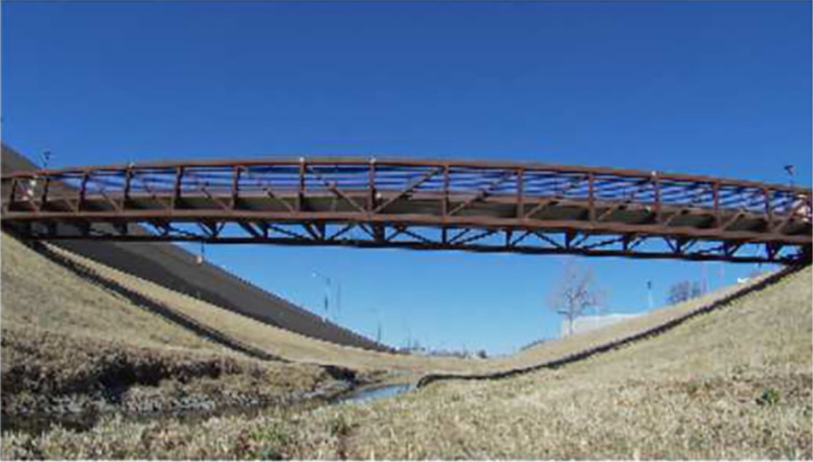
#> input picture flow/path_to_your_image.jpg, 1626 x 924 px (shown at 1/2 size)
$ python phase.py
#> lines starting #> are read from the running program, lines starting #| are printed output that depends on the picture; after the words box and inside, x2 and y2 are one past the last pixel; in counts of white or black regions, pixels touching at a corner belong together
import cv2
import numpy as np
import matplotlib.pyplot as plt

def preprocess_image(image):
    # 高斯金字塔下采样
    downsampled_image = cv2.pyrDown(image)
    return downsampled_image

def generate_edge_mask(image):
    # 提取幅度
    fft_image = np.fft.fft2(image)
    amplitude = np.abs(fft_image)

    # 设置幅度阈值，根据需要进行调整
    threshold = 1000

    # 生成边缘掩模
    edge_mask = (amplitude > threshold).astype(np.uint8)

    return edge_mask

def apply_phase_based_optical_flow(image, edge_mask):
    # 对掩模中的活动像素应用相位法光流
    flow = cv2.calcOpticalFlowFarneback(image, image, None, 0.5, 3, 15, 3, 5, 1.2, 0)
    active_pixels = flow[edge_mask == 1]

    return active_pixels

def calculate_velocity(phase, dx, dy, dt):
    # 计算像素单位的速度
    vx = (np.gradient(phase, dx, axis=0) / dt).flatten()
    vy = (np.gradient(phase, dy, axis=1) / dt).flatten()

    return vx, vy

# 读取图像
image_path = 'path_to_your_image.jpg'  # 替换为你的图像路径
image = cv2.imread(image_path, cv2.IMREAD_GRAYSCALE)
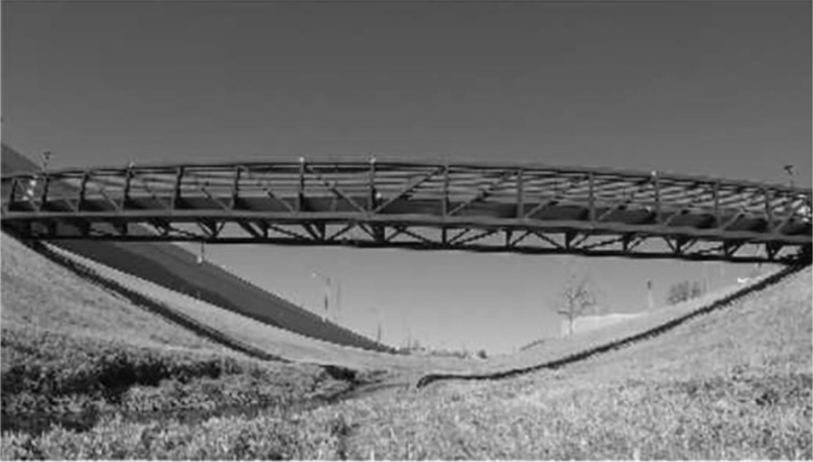
#> image: shape (924, 1626) (shown at 1/2 size); min 1, max 251, mean 109.3

# 图像预处理
preprocessed_image = preprocess_image(image)
#> in preprocess_image, `downsampled_image = cv2.pyrDown(image)`:
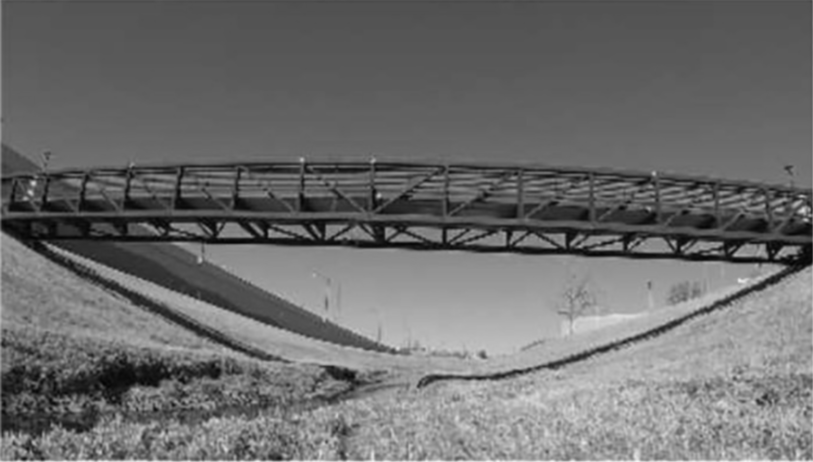
#> downsampled_image: shape (462, 813); min 4, max 245, mean 109.2

# 生成边缘掩模
edge_mask = generate_edge_mask(preprocessed_image)
#> in generate_edge_mask, `edge_mask = (amplitude > threshold).astype(np.uint8)`:
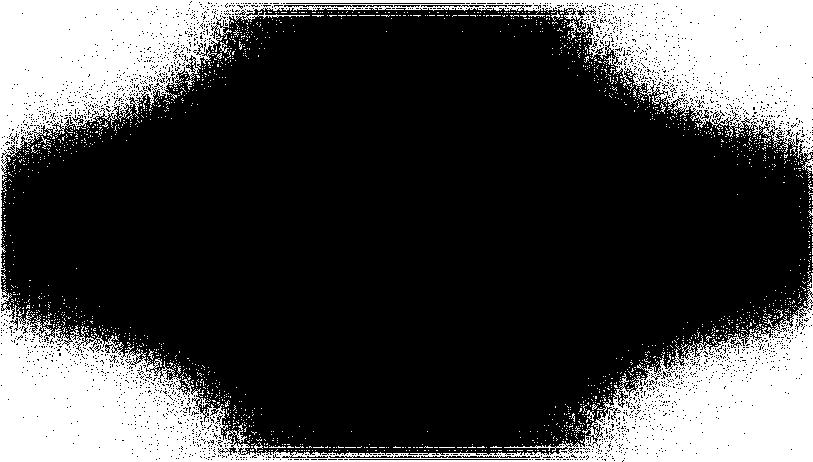
#> edge_mask: shape (462, 813); values 0 (black) and 1 (white), 27.5% white; 1834 white regions (1820 under 20 px), largest, box (x1, y1, x2, y2) and area: (0, 0, 813, 462) 98659, (802, 159, 813, 178) 78, (219, 42, 229, 53) 43

# 应用相位法光流
active_pixels = apply_phase_based_optical_flow(preprocessed_image, edge_mask)
#> in apply_phase_based_optical_flow, `active_pixels = flow[edge_mask == 1]`: active_pixels = 103110 pairs, first value -0.261 to 0.0554, second value -0.334 to 0.0894

# 计算像素单位的速度
dx = dy = 1  # 像素尺寸
dt = 1      # 时间间隔
vx, vy = calculate_velocity(active_pixels, dx, dy, dt)

# 将像素速度转换为实际尺度（例如，毫米）
scaling_factor = 0.1  # 适当的缩放因子，根据需要进行调整
vx_mm = vx * scaling_factor
vy_mm = vy * scaling_factor

# 显示原始图像、下采样图像和提取的边缘掩模
plt.figure(figsize=(15, 5))

plt.subplot(131)
plt.imshow(image, cmap='gray')
plt.title('Original Image')

plt.subplot(132)
plt.imshow(preprocessed_image, cmap='gray')
plt.title('Downsampled Image')

plt.subplot(133)
plt.scatter(vx_mm, vy_mm, s=1)
plt.xlabel('X Velocity (mm/s)')
plt.ylabel('Y Velocity (mm/s)')
plt.title('Pixel Velocities')

plt.tight_layout()
plt.show()
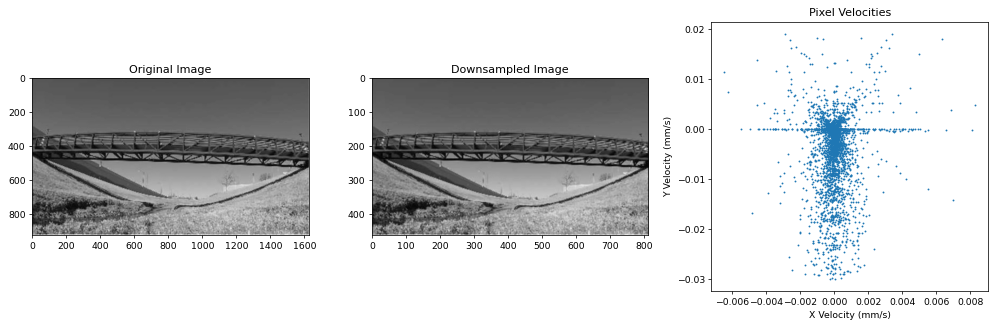
#> figure drawn by matplotlib, 3 panels
